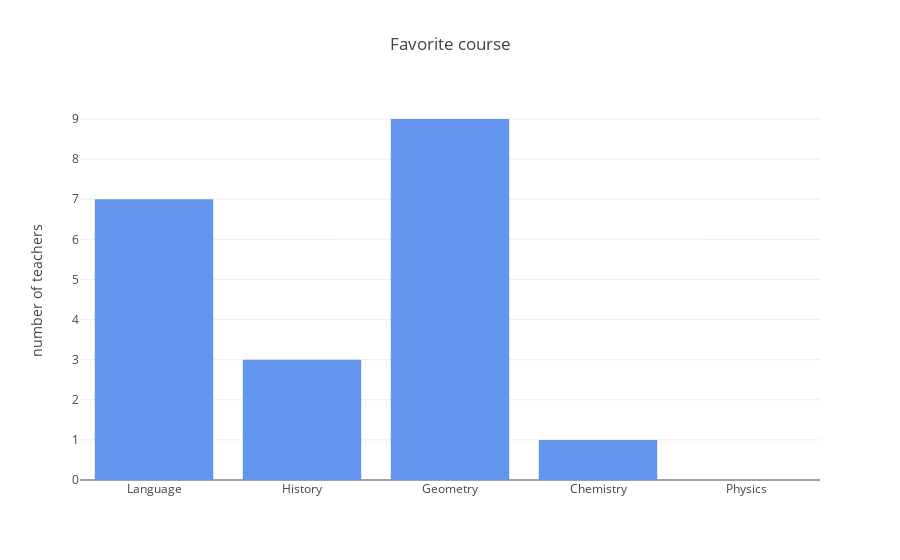

Write notebook code for a chart like this one.
### Code cell
val data = Seq(Bar(
    sdf.select("Favorite course").collect().map(_(0).asInstanceOf[String]).toSeq,
    sdf.select("number of teachers").collect().map(_(0).asInstanceOf[Int]).toSeq,
    marker = Marker(color = Color.RGB(100,149,237))
))
val layout = Layout(
    title="Favorite course",  
    yaxis=Axis(title="number of teachers"),
)

plot(data, layout)

### Figure 1 — Plotly figure (JSON) as saved in the notebook; plotly's stock layout.template omitted (floating-point values rounded to 4 significant figures)
{"data": [{"marker": {"color": "rgb(100, 149, 237)"}, "type": "bar", "x": ["Language", "History", "Geometry", "Chemistry", "Physics"], "y": [7, 3, 9, 1, 0]}], "layout": {"autosize": true, "title": {"text": "Favorite course"}, "xaxis": {"autorange": true, "range": [-0.5, 4.5], "type": "category"}, "yaxis": {"autorange": true, "range": [0, 9.474], "title": {"text": "number of teachers"}, "type": "linear"}}}
